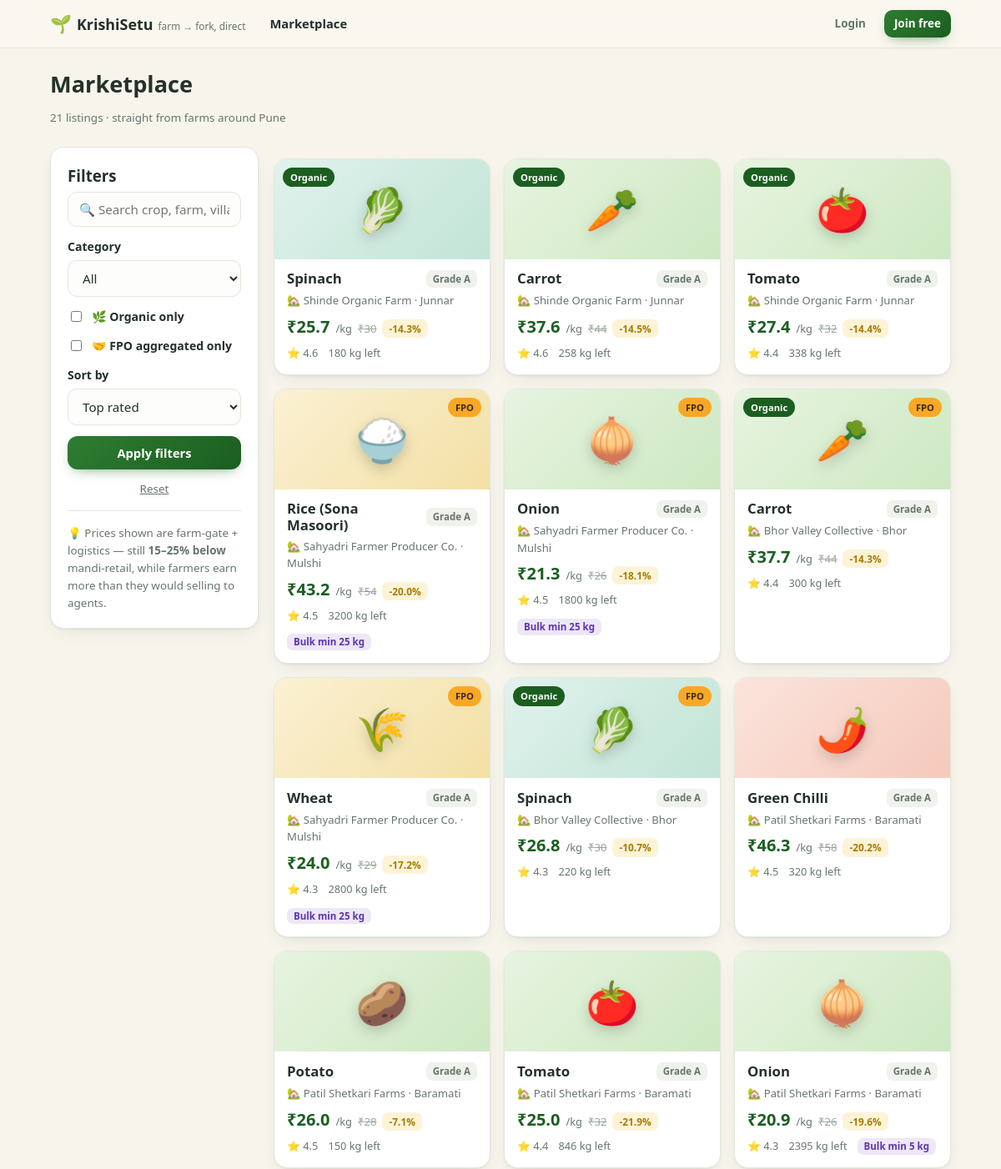
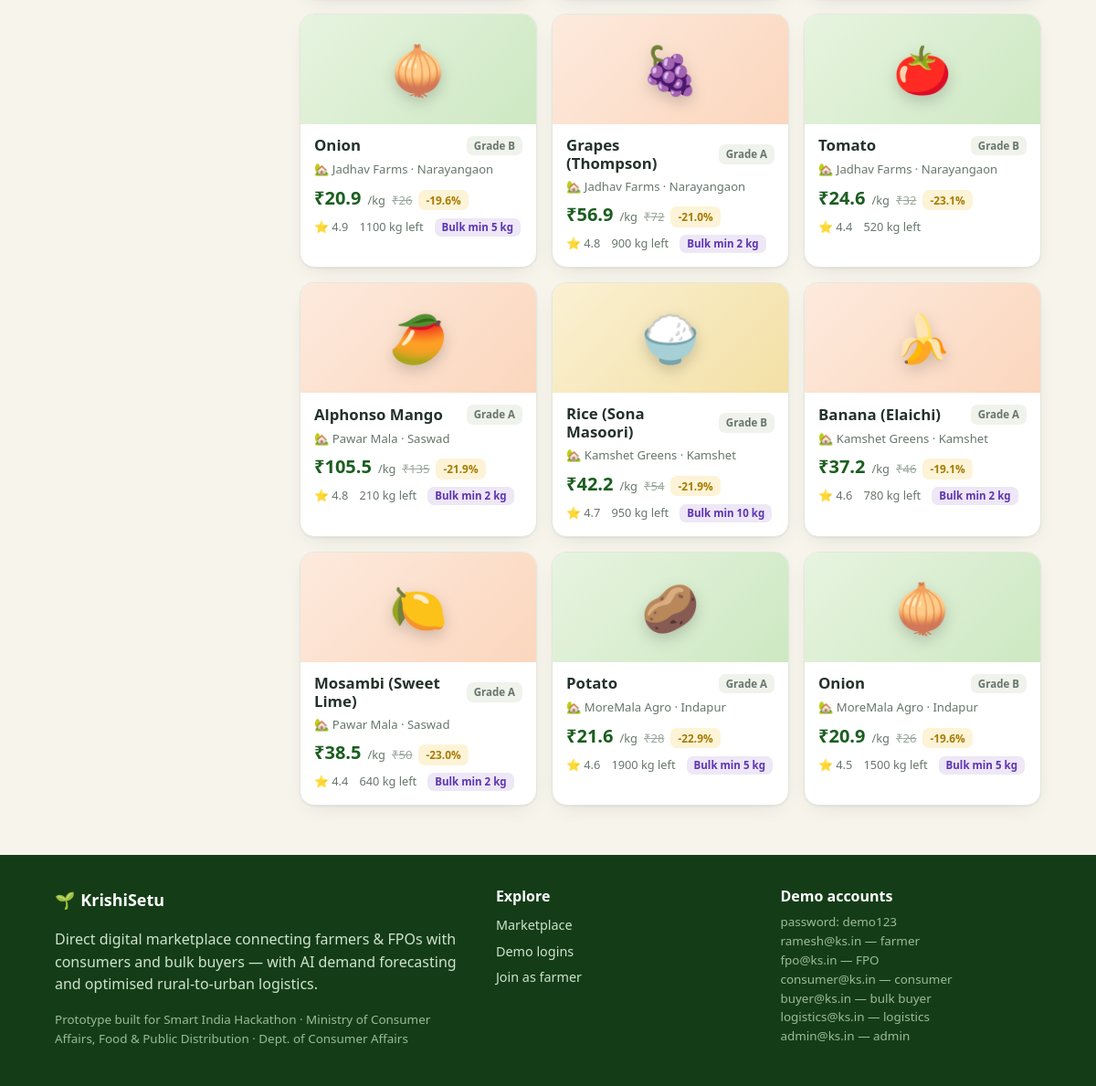
/marketplace, run on the app's committed database (2 pictures, top to bottom).
### tables this page shows
CREATE TABLE listings(
  id INTEGER PRIMARY KEY AUTOINCREMENT, farm_id INTEGER REFERENCES farms(id),
  crop_id INTEGER REFERENCES crops(id), qty_available REAL, price REAL,
  market_price REAL, unit TEXT DEFAULT 'kg', grade TEXT DEFAULT 'A',
  organic INTEGER DEFAULT 0, min_order REAL DEFAULT 1,
  harvested_days_ago INTEGER DEFAULT 1, status TEXT DEFAULT 'active',
  rating REAL DEFAULT 4.6);

CREATE TABLE crops(
  id INTEGER PRIMARY KEY AUTOINCREMENT, name TEXT UNIQUE NOT NULL, emoji TEXT,
  category TEXT, unit TEXT DEFAULT 'kg', base_price REAL);

CREATE TABLE farms(
  id INTEGER PRIMARY KEY AUTOINCREMENT, user_id INTEGER REFERENCES users(id),
  name TEXT NOT NULL, fpo_name TEXT, is_fpo INTEGER DEFAULT 0,
  village TEXT, district TEXT DEFAULT 'Pune', lat REAL, lng REAL,
  organic INTEGER DEFAULT 0, area_acres REAL, rating REAL DEFAULT 4.5);

### app.py (the view)
@app.route("/marketplace")
def marketplace():
    query = LSEL + " WHERE l.status='active'"
    args = []
    srch = request.args.get("q", "").strip()
    if srch:
        query += " AND (c.name LIKE ? OR f.name LIKE ? OR f.village LIKE ?)"
        args += [f"%{srch}%"] * 3
    cat = request.args.get("cat", "")
    if cat:
        query += " AND c.category=?"
        args.append(cat)
    if request.args.get("organic") == "1":
        query += " AND l.organic=1"
    if request.args.get("fpo") == "1":
        query += " AND f.is_fpo=1"
    sort = request.args.get("sort", "rating")
    query += {"price_asc": " ORDER BY l.price ASC", "price_desc": " ORDER BY l.price DESC",
              "saving": " ORDER BY save_pct DESC"}.get(sort, " ORDER BY f.rating DESC, l.rating DESC")
    items = q(query, args)
    cats = q("SELECT DISTINCT category FROM crops ORDER BY category")
    return render_template("marketplace.html", items=items, cats=cats,
                           srch=srch, cat=cat, sort=sort,
                           organic=request.args.get("organic") == "1",
                           fpo=request.args.get("fpo") == "1")

### app.py (called while the page is built)
def get_db():
    if "db" not in g:
        g.db = sqlite3.connect(DB)
        g.db.row_factory = sqlite3.Row
        g.db.execute("PRAGMA foreign_keys = ON")
    return g.db

@app.before_request
def set_today():
    g.today = date.today()

def q(sql, args=(), one=False):
    cur = get_db().execute(sql, args)
    rows = cur.fetchall()
    return (rows[0] if rows else None) if one else rows

def current_user():
    uid = session.get("uid")
    if not uid:
        return None
    if "cu" not in g:
        g.cu = q("SELECT * FROM users WHERE id=?", (uid,), one=True)
    return g.cu

@app.context_processor
def inject_globals():
    cart = session.get("cart", {})
    return dict(user=current_user(),
                cart_count=sum(cart.values()),
                today=date.today(),
                STEPS=STEPS)

### templates/marketplace.html (shortened to what this page needs)
{% extends "base.html" %}
{% from "_macros.html" import product_card %}
{% block content %}
<div class="wrap">
  <div class="page-head">
    <div>
      <h1>Marketplace</h1>
      <p class="fine">{{ items|length }} listings · straight from farms around Pune</p>
    </div>
  </div>
  <div class="mk-grid">
    <aside class="card filters">
      <h3>Filters</h3>
      <form method="get" class="stack" id="filterForm">
        <input name="q" value="{{ srch }}" placeholder="🔍 Search crop, farm, village…">
        <label>Category
          <select name="cat">
            <option value="">All</option>
          </select>
        </label>
        <label class="chk"><input type="checkbox" name="organic" value="1" {{ 'checked' if organic }}> 🌿 Organic only</label>
        <label class="chk"><input type="checkbox" name="fpo" value="1" {{ 'checked' if fpo }}> 🤝 FPO aggregated only</label>
        <label>Sort by
          <select name="sort">
            <option value="rating" {{ 'selected' if sort == 'rating' }}>Top rated</option>
          </select>
        </label>
        <button class="btn primary">Apply filters</button>
        <a class="fine center" href="{{ url_for('marketplace') }}">Reset</a>
      </form>
      <hr>
      <div class="fine">💡 Prices shown are farm-gate + logistics — still <b>15–25% below</b> mandi-retail, while farmers earn more than they would selling to agents.</div>
    </aside>
    <section>
      {% if items %}
      <div class="grid-products">
        {% for item in items %}{{ product_card(item) }}{% endfor %}
      </div>
      {% else %}
      <div class="card empty">😕 No listings match those filters. <a href="{{ url_for('marketplace') }}">Clear filters</a></div>
      {% endif %}
    </section>
  </div>
</div>
{% endblock %}

### templates/_macros.html (shortened to what this page needs)
{% macro product_card(item) %}
<a class="card product" href="{{ url_for('product', lid=item['id']) }}">
  <div class="pimg cat-{{ item['category']|lower|replace(' ','-') }}">
    <span class="pemoji">{{ item['emoji'] }}</span>
    {% if item['organic'] %}<span class="flag organic">Organic</span>{% endif %}
    {% if item['is_fpo'] %}<span class="flag fpo">FPO</span>{% endif %}
  </div>
  <div class="pbody">
    <div class="ptop">
      <h3>{{ item['crop_name'] }}</h3>
      <span class="grade">Grade {{ item['grade'] }}</span>
    </div>
    <div class="pfarm">🏡 {{ item['farm_name'] }} · {{ item['village'] }}</div>
    <div class="pprice">
      <b>₹{{ '%.1f'|format(item['price']) }}</b><span class="unit">/kg</span>
      <s class="mandi">₹{{ '%.0f'|format(item['market_price']) }}</s>
      <span class="save">-{{ item['save_pct'] }}%</span>
    </div>
    <div class="pmeta">
      <span>⭐ {{ item['rating'] }}</span>
      <span>{{ '%g'|format(item['qty_available']) }} kg left</span>
      {% if item['min_order'] > 1 %}<span class="bulktag">Bulk min {{ '%g'|format(item['min_order']) }} kg</span>{% endif %}
    </div>
  </div>
</a>
{% endmacro %}

### static/css/style.css (style rules this page uses)
:root { --green-900: #143d17; --green-800: #1b5e20; --green-700: #2e7d32; --green-600: #388e3c; --leaf: #66bb6a; --leaf-soft: #e8f3e4; --amber: #f9a825; --amber-soft: #fdf3d7; --cream: #f7f4ec; --paper: #ffffff; --ink: #24312a; --muted: #67766c; --line: #e2e8dc; --red: #c62828; --shadow: 0 1px 2px rgba(28, 50, 33, .06), 0 8px 24px -12px rgba(28, 50, 33, .18); --radius: 16px; }
* { box-sizing: border-box; }
html { scroll-behavior: smooth; }
body { margin: 0; font-family: ui-sans-serif, system-ui, "Segoe UI", Roboto, "Noto Sans", sans-serif; background: var(--cream); color: var(--ink); line-height: 1.55; }
a { color: var(--green-700); }
h1, h2, h3, h4 { line-height: 1.2; margin: .2em 0 .4em; }
h1 { font-size: 1.7rem; }
.fine { color: var(--muted); font-size: .84rem; font-weight: 400; }
hr { border: 0; border-top: 1px solid var(--line); margin: 16px 0; }
.wrap { max-width: 1120px; margin: 0 auto; padding: 0 20px; }
.center { text-align: center; }
.btn { display: inline-flex; align-items: center; justify-content: center; gap: 7px; border: 0; cursor: pointer; text-decoration: none; font-weight: 700; font-family: inherit; padding: 10px 18px; border-radius: 12px; font-size: .92rem; transition: .15s; }
.btn.primary { background: linear-gradient(135deg, var(--green-700), var(--green-800)); color: #fff; box-shadow: 0 6px 16px -8px rgba(27, 94, 32, .7); }
.card { background: var(--paper); border: 1px solid var(--line); border-radius: var(--radius); padding: 20px; box-shadow: var(--shadow); }
.grid-products { display: grid; grid-template-columns: repeat(auto-fill, minmax(230px, 1fr)); gap: 16px; margin: 14px 0; }
.page-head { display: flex; justify-content: space-between; align-items: center; gap: 14px; margin: 22px 0 10px; flex-wrap: wrap; }
.card.product { padding: 0; overflow: hidden; text-decoration: none; color: var(--ink); display: flex; flex-direction: column; transition: .16s; }
.pimg { display: grid; place-items: center; height: 120px; position: relative; }
.pemoji { font-size: 3.2rem; filter: drop-shadow(0 6px 8px rgba(0, 0, 0, .18)); }
.cat-vegetable { background: linear-gradient(135deg, #e7f4e0, #cde8c2); }
.cat-grain { background: linear-gradient(135deg, #fbf1d3, #f3e0a5); }
.cat-fruit { background: linear-gradient(135deg, #fdeadd, #fbd6bd); }
.cat-leafy-greens { background: linear-gradient(135deg, #e0f2ec, #c2e4d6); }
.cat-spice { background: linear-gradient(135deg, #fbe4dc, #f5c9bb); }
.flag { position: absolute; top: 10px; font-size: .7rem; font-weight: 800; padding: 3px 9px; border-radius: 999px; }
.flag.organic { left: 10px; background: var(--green-800); color: #fff; }
.flag.fpo { right: 10px; background: var(--amber); color: #3e2723; }
.pbody { padding: 13px 15px 15px; display: flex; flex-direction: column; gap: 5px; }
.ptop { display: flex; justify-content: space-between; align-items: center; gap: 8px; }
.ptop h3 { margin: 0; font-size: 1.05rem; }
.grade { background: #f0f2ec; color: var(--muted); font-size: .72rem; font-weight: 800; padding: 2px 8px; border-radius: 7px; white-space: nowrap; }
.pfarm { font-size: .82rem; color: var(--muted); }
.pprice { display: flex; align-items: baseline; gap: 7px; }
.pprice b { font-size: 1.25rem; color: var(--green-800); }
.pprice .unit { color: var(--muted); font-size: .8rem; }
.mandi { color: #9aa79d; font-size: .82rem; }
.save { background: var(--amber-soft); color: #a67c00; font-size: .74rem; font-weight: 800; padding: 2px 8px; border-radius: 7px; }
.pmeta { display: flex; gap: 12px; font-size: .8rem; color: var(--muted); margin-top: 2px; flex-wrap: wrap; }
.bulktag { background: #ede7f6; color: #5e35b1; padding: 1px 8px; border-radius: 7px; font-weight: 700; font-size: .72rem; }
.stack { display: flex; flex-direction: column; gap: 13px; }
.stack label { display: flex; flex-direction: column; gap: 5px; font-weight: 700; font-size: .88rem; }
input, select, textarea { font-family: inherit; font-size: .95rem; padding: 10px 13px; border: 1.4px solid var(--line); border-radius: 11px; background: #fdfdfb; color: var(--ink); width: 100%; }
.chk { flex-direction: row !important; align-items: center; gap: 9px !important; font-weight: 600 !important; }
.chk input { width: auto; }
.mk-grid { display: grid; grid-template-columns: 250px 1fr; gap: 18px; align-items: start; margin-bottom: 40px; }
.filters { position: sticky; top: 76px; }

### data on the page
listings: emoji "🥬", organic "Organic", crop_name "Spinach", grade "A", farm_name "Shinde Organic Farm", village "Junnar", price "25.7", market_price "30", save_pct "14.3", rating "4.6", qty_available "180"
listings: emoji "🥕", organic "Organic", crop_name "Carrot", grade "A", farm_name "Shinde Organic Farm", village "Junnar", price "37.6", market_price "44", save_pct "14.5", rating "4.6", qty_available "258"
listings: emoji "🍅", organic "Organic", crop_name "Tomato", grade "A", farm_name "Shinde Organic Farm", village "Junnar", price "27.4", market_price "32", save_pct "14.4", rating "4.4", qty_available "338"
listings: emoji "🍚", shows "FPO", crop_name "Rice (Sona Masoori)", grade "A", farm_name "Sahyadri Farmer Producer Co.", village "Mulshi", price "43.2", market_price "54", save_pct "20.0", rating "4.5", qty_available "3200", min_order "25"
listings: emoji "🧅", shows "FPO", crop_name "Onion", grade "A", farm_name "Sahyadri Farmer Producer Co.", village "Mulshi", price "21.3", market_price "26", save_pct "18.1", rating "4.5", qty_available "1800", min_order "25"
listings: emoji "🥕", organic "Organic", shows "FPO", crop_name "Carrot", grade "A", farm_name "Bhor Valley Collective", village "Bhor", price "37.7", market_price "44", save_pct "14.3", rating "4.4", qty_available "300"
listings: emoji "🌾", shows "FPO", crop_name "Wheat", grade "A", farm_name "Sahyadri Farmer Producer Co.", village "Mulshi", price "24.0", market_price "29", save_pct "17.2", rating "4.3", qty_available "2800", min_order "25"
listings: emoji "🥬", organic "Organic", shows "FPO", crop_name "Spinach", grade "A", farm_name "Bhor Valley Collective", village "Bhor", price "26.8", market_price "30", save_pct "10.7", rating "4.3", qty_available "220"
listings: emoji "🌶️", crop_name "Green Chilli", grade "A", farm_name "Patil Shetkari Farms", village "Baramati", price "46.3", market_price "58", save_pct "20.2", rating "4.5", qty_available "320"
listings: emoji "🥔", crop_name "Potato", grade "A", farm_name "Patil Shetkari Farms", village "Baramati", price "26.0", market_price "28", save_pct "7.1", rating "4.5", qty_available "150"
listings: emoji "🍅", crop_name "Tomato", grade "A", farm_name "Patil Shetkari Farms", village "Baramati", price "25.0", market_price "32", save_pct "21.9", rating "4.4", qty_available "846"
listings: emoji "🧅", crop_name "Onion", grade "A", farm_name "Patil Shetkari Farms", village "Baramati", price "20.9", market_price "26", save_pct "19.6", rating "4.3", qty_available "2395", min_order "5"
listings: emoji "🧅", crop_name "Onion", grade "B", farm_name "Jadhav Farms", village "Narayangaon", price "20.9", market_price "26", save_pct "19.6", rating "4.9", qty_available "1100", min_order "5"
listings: emoji "🍇", crop_name "Grapes (Thompson)", grade "A", farm_name "Jadhav Farms", village "Narayangaon", price "56.9", market_price "72", save_pct "21.0", rating "4.8", qty_available "900", min_order "2"
listings: emoji "🍅", crop_name "Tomato", grade "B", farm_name "Jadhav Farms", village "Narayangaon", price "24.6", market_price "32", save_pct "23.1", rating "4.4", qty_available "520"
listings: emoji "🥭", crop_name "Alphonso Mango", grade "A", farm_name "Pawar Mala", village "Saswad", price "105.5", market_price "135", save_pct "21.9", rating "4.8", qty_available "210", min_order "2"
listings: emoji "🍚", crop_name "Rice (Sona Masoori)", grade "B", farm_name "Kamshet Greens", village "Kamshet", price "42.2", market_price "54", save_pct "21.9", rating "4.7", qty_available "950", min_order "10"
listings: emoji "🍌", crop_name "Banana (Elaichi)", grade "A", farm_name "Kamshet Greens", village "Kamshet", price "37.2", market_price "46", save_pct "19.1", rating "4.6", qty_available "780", min_order "2"
listings: emoji "🍋", crop_name "Mosambi (Sweet Lime)", grade "A", farm_name "Pawar Mala", village "Saswad", price "38.5", market_price "50", save_pct "23.0", rating "4.4", qty_available "640", min_order "2"
listings: emoji "🥔", crop_name "Potato", grade "A", farm_name "MoreMala Agro", village "Indapur", price "21.6", market_price "28", save_pct "22.9", rating "4.6", qty_available "1900", min_order "5"
listings: emoji "🧅", crop_name "Onion", grade "B", farm_name "MoreMala Agro", village "Indapur", price "20.9", market_price "26", save_pct "19.6", rating "4.5", qty_available "1500", min_order "5"

### other printed values
{{ items|length }} "21"
